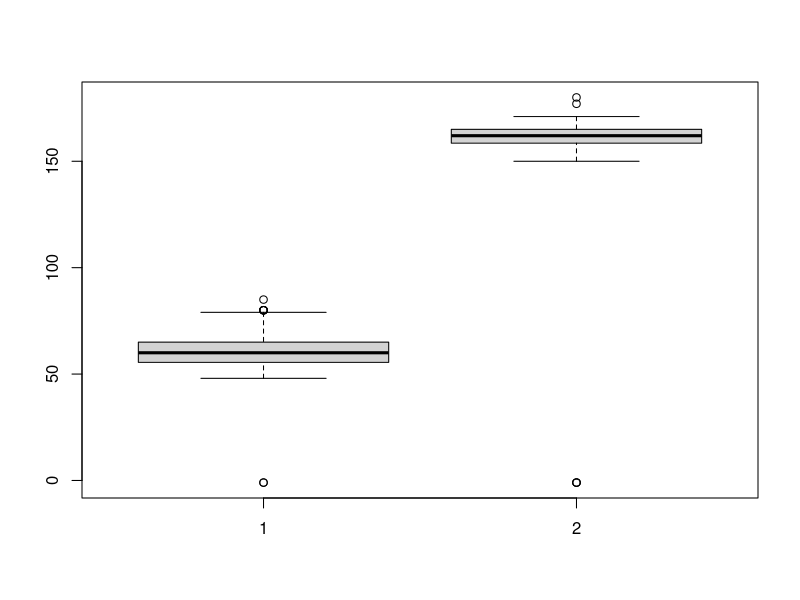
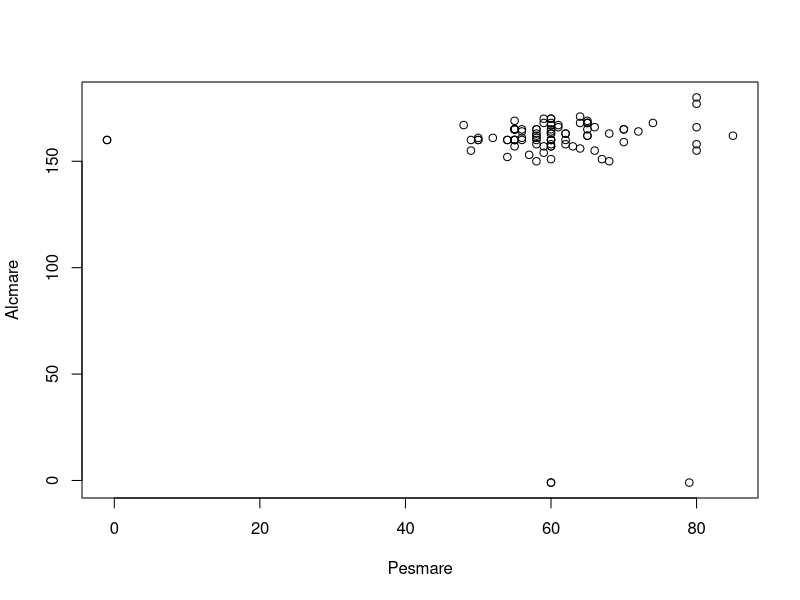
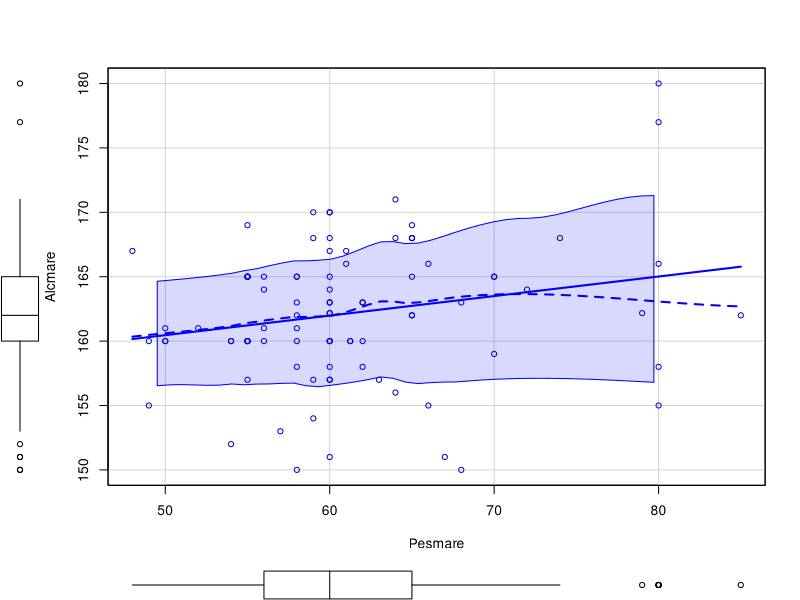

Source code (R) for these figures, in order:
## ---- chunk 1
knitr::opts_chunk$set(echo = TRUE)
setwd("~/dades/linux/AD")
library(dplyr)
library(tidyr)
library(car)
## ---- chunk 2
dd <- read.table("PesAlcada.txt", header=T)
head(dd)
## ---- chunk 3
sprintf("There are %i students and %i variables", length(dd[,1]), length(dd[1,]))
## ---- chunk 4
sprintf("Mean: %f, Variance: %f, of Pesmare", mean(dd$Pesmare), var(dd$Pesmare))
sprintf("Mean: %f, Variance: %f, of Alcmare", mean(dd$Alcmare), var(dd$Alcmare))
## ---- chunk 5
sprintf("The correlation is: %f", cor(dd$Pesmare, dd$Alcmare))
## ---- chunk 6
with(dd, boxplot(Pesmare, Alcmare))
## ---- chunk 7
sprintf("There are %i missing values", sum(dd == -1))
sprintf("There are %i missing values in Pesmare and %i in Alcmare", colSums(dd == -1)["Pesmare"], colSums(dd == -1)["Alcmare"])
## ---- chunk 8
with(dd, plot(Pesmare, Alcmare))
sprintf("There are %i students with missing values at either Pesmare or Alcmare", with(dd, sum(Pesmare == -1 | Alcmare == -1)))
sprintf("With a p-value of %f, there isn't a significative relation", summary(lm(Alcmare~Pesmare, dd))$coefficients[2,4])
## ---- chunk 9
dd2 <- read.table("PesAlcada.txt", header=T, na.string=-1)

sprintf("The correlation is now: %f", cor(dd2$Pesmare, dd2$Alcmare, use="na.or.complete"))

sprintf("With a p-value of %f, there is a significative relation", summary(lm(Alcmare~Pesmare, dd2))$coefficients[2,4])
## ---- chunk 10
dd3 <- dd2
dd3$Alcmare[is.na(dd3$Alcmare)] <- mean(dd3$Alcmare, na.rm=T)
dd3$Pesmare[is.na(dd3$Pesmare)] <- mean(dd3$Pesmare, na.rm=T)

sprintf("Mean: %f, Variance: %f, of Pesmare", mean(dd3$Pesmare), var(dd3$Pesmare))
sprintf("Mean: %f, Variance: %f, of Alcmare", mean(dd3$Alcmare), var(dd3$Alcmare))

with(dd3, scatterplot(Pesmare, Alcmare, smooth=T))
## ---- chunk 11
sprintf("The new correlation is %f", with(dd3, cor(Pesmare, Alcmare)))
sprintf("It is less than before, which was %f. Because covariance decreases", cor(dd2$Pesmare, dd2$Alcmare, use="na.or.complete"))
